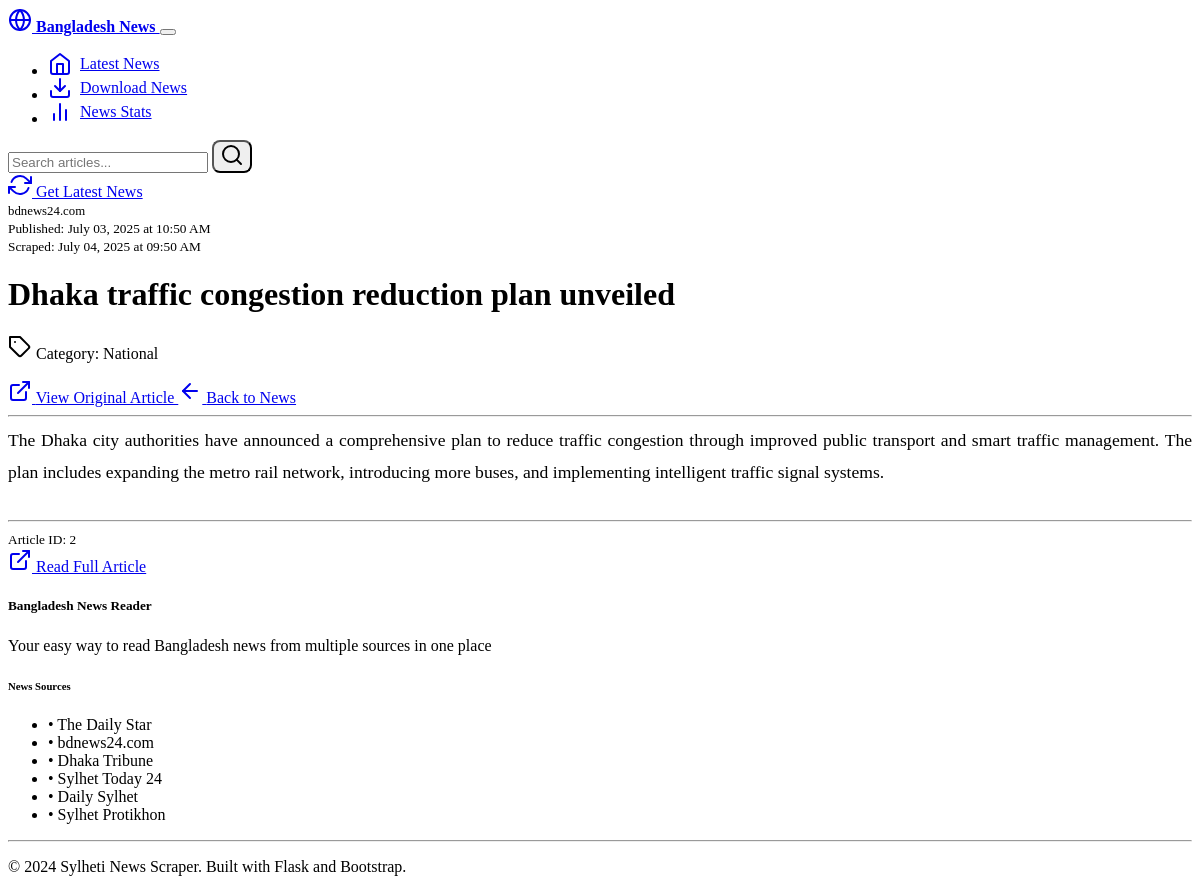
The app's page /article/2 with its own data.
### models.py (models this page shows, shortened)
class Article(db.Model):
    id = db.Column(Integer, primary_key=True)
    title = db.Column(String(500), nullable=False)
    content = db.Column(Text, nullable=True)
    summary = db.Column(Text, nullable=True)
    url = db.Column(String(1000), nullable=False, unique=True)
    source = db.Column(String(100), nullable=False)
    published_date = db.Column(DateTime, nullable=True)
    scraped_date = db.Column(DateTime, default=datetime.utcnow)
    author = db.Column(String(200), nullable=True)
    category = db.Column(String(100), nullable=True)
    image_url = db.Column(String(1000), nullable=True)
    is_active = db.Column(Boolean, default=True)

### routes.py (the view)
@app.route('/article/<int:article_id>')
def article_detail(article_id):
    article = Article.query.get_or_404(article_id)
    return render_template('article.html', article=article)

### templates/article.html (shortened to what this page needs)
{% extends "base.html" %}
{% block content %}
<div class="row">
    <div class="col-lg-8 mx-auto">
        <div class="card">
            <div class="card-body">
                <div class="mb-4">
                    <div class="d-flex justify-content-between align-items-center mb-3">
                        <span class="badge bg-primary">{{ article.source }}</span>
                        <div class="text-muted">
                            <small>
                                {% if article.published_date %}
                                    Published: {{ article.published_date.strftime('%B %d, %Y at %I:%M %p') }}
                                {% endif %}
                                {% if article.scraped_date %}
                                    <br>Scraped: {{ article.scraped_date.strftime('%B %d, %Y at %I:%M %p') }}
                                {% endif %}
                            </small>
                        </div>
                    </div>
                    <h1 class="mb-3">{{ article.title }}</h1>
                    {% if article.category %}
                        <p class="text-muted mb-3">
                            <i data-feather="tag"></i>
                            Category: {{ article.category }}
                        </p>
                    {% endif %}
                    <div class="mb-3">
                        <a href="{{ article.url }}" target="_blank" class="btn btn-outline-primary">
                            <i data-feather="external-link"></i>
                            View Original Article
                        </a>
                        <a href="{{ url_for('index') }}" class="btn btn-outline-secondary">
                            <i data-feather="arrow-left"></i>
                            Back to News
                        </a>
                    </div>
                </div>
                <hr>
                <div class="article-content">
                    {% if article.content %}
                        <div class="content-text">
                            {{ article.content | replace('\n', '<br>') | safe }}
                        </div>
                    {% else %}
                        <div class="text-center text-muted py-4">
                            <i data-feather="file-text" class="mb-2" style="width: 48px; height: 48px;"></i>
                            <p>Article content not available. Please visit the original article.</p>
                        </div>
                    {% endif %}
                </div>
                <hr>
                <div class="d-flex justify-content-between align-items-center">
                    <div>
                        <small class="text-muted">
                            Article ID: {{ article.id }}
                        </small>
                    </div>
                    <div>
                        <a href="{{ article.url }}" target="_blank" class="btn btn-sm btn-primary">
                            <i data-feather="external-link"></i>
                            Read Full Article
                        </a>
                    </div>
                </div>
            </div>
        </div>
    </div>
</div>
{% endblock %}

### static/css/custom.css (style rules this page uses)
.article-content { line-height: 1.8; font-size: 1.1rem; }
.content-text { text-align: justify; margin-bottom: 2rem; }
.card { transition: transform 0.2s ease-in-out, box-shadow 0.2s ease-in-out; }
.badge { font-size: 0.8rem; }
.btn { border-radius: 0.5rem; }
html { scroll-behavior: smooth; }

### records on screen
Article: source "bdnews24.com", published_date "July 03, 2025 at 10:50 AM", scraped_date "July 04, 2025 at 09:50 AM", title "Dhaka traffic congestion reduction plan unveiled", category "National", content "The Dhaka city authorities have announced a comprehensive plan to reduce traffic congestion through improved public transport and smart traffic management. The plan includes expanding the metro rail network, introducing more buses, and implementing intelligent traffic signal systems.", id "2"
